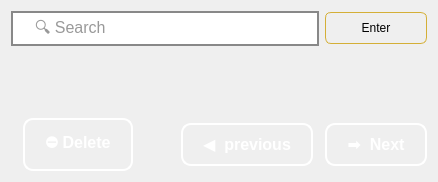
           <widget class="QWidget" name="_1show_images_page">
            <layout class="QGridLayout" name="gridLayout_4">
             <item row="10" column="14">
              <spacer name="verticalSpacer_26">
               <property name="orientation">
                <enum>Qt::Orientation::Vertical</enum>
               </property>
               <property name="sizeHint" stdset="0">
                <size>
                 <width>0</width>
                 <height>0</height>
                </size>
               </property>
              </spacer>
             </item>
             <item row="12" column="2">
              <widget class="QPushButton" name="Remove_image">
               <property name="font">
                <font>
                 <pointsize>-1</pointsize>
                 <bold>true</bold>
                </font>
               </property>
               <property name="styleSheet">
                <string notr="true">QPushButton {
    background: transparent;
    border: 2px solid #ffffff;  /* White border */
    color: #ffffff;  /* White text */
    font-size: 16px;
    font-weight: bold;
    border-radius: 10px;
    padding: 10px 20px;
}

QPushButton:hover {
    background-color: rgba(255, 215, 0, 0.1);  /* Light gold background on hover */
    border-color: #ffffff;  /* White border on hover */
    color: #f1c40f;  /* Bright gold text on hover */
}

QPushButton:pressed {
    background-color: rgba(255, 215, 0, 0.2);  /* Slightly darker gold on press */
    border-color: #ffffff;  /* White border on press */
    color: #f39c12;  /* Darker gold text on press */
}
</string>
               </property>
               <property name="text">
                <string>⛔ Delete</string>
               </property>
              </widget>
             </item>
             <item row="2" column="14">
              <spacer name="verticalSpacer_15">
               <property name="orientation">
                <enum>Qt::Orientation::Vertical</enum>
               </property>
               <property name="sizeHint" stdset="0">
                <size>
                 <width>0</width>
                 <height>0</height>
                </size>
               </property>
              </spacer>
             </item>
             <item row="12" column="8">
              <spacer name="horizontalSpacer_9">
               <property name="orientation">
                <enum>Qt::Orientation::Horizontal</enum>
               </property>
               <property name="sizeHint" stdset="0">
                <size>
                 <width>0</width>
                 <height>0</height>
                </size>
               </property>
              </spacer>
             </item>
             <item row="12" column="13">
              <widget class="QPushButton" name="next_image">
               <property name="font">
                <font>
                 <pointsize>-1</pointsize>
                 <bold>true</bold>
                </font>
               </property>
               <property name="styleSheet">
                <string notr="true">QPushButton {
    background: transparent;
    border: 2px solid #ffffff;  /* White border */
    color: #ffffff;  /* White text */
    font-size: 16px;
    font-weight: bold;
    border-radius: 10px;
    padding: 10px 20px;
}

QPushButton:hover {
    background-color: rgba(255, 215, 0, 0.1);  /* Light gold background on hover */
    border-color: #ffffff;  /* White border on hover */
    color: #f1c40f;  /* Bright gold text on hover */
}

QPushButton:pressed {
    background-color: rgba(255, 215, 0, 0.2);  /* Slightly darker gold on press */
    border-color: #ffffff;  /* White border on press */
    color: #f39c12;  /* Darker gold text on press */
}
</string>
               </property>
               <property name="text">
                <string>➡️  Next</string>
               </property>
              </widget>
             </item>
             <item row="7" column="14">
              <spacer name="verticalSpacer_21">
               <property name="orientation">
                <enum>Qt::Orientation::Vertical</enum>
               </property>
               <property name="sizeHint" stdset="0">
                <size>
                 <width>0</width>
                 <height>0</height>
                </size>
               </property>
              </spacer>
             </item>
             <item row="12" column="14">
              <spacer name="verticalSpacer_24">
               <property name="orientation">
                <enum>Qt::Orientation::Vertical</enum>
               </property>
               <property name="sizeHint" stdset="0">
                <size>
                 <width>0</width>
                 <height>0</height>
                </size>
               </property>
              </spacer>
             </item>
             <item row="12" column="5">
              <spacer name="horizontalSpacer_12">
               <property name="orientation">
                <enum>Qt::Orientation::Horizontal</enum>
               </property>
               <property name="sizeHint" stdset="0">
                <size>
                 <width>0</width>
                 <height>0</height>
                </size>
               </property>
              </spacer>
             </item>
             <item row="12" column="11">
              <widget class="QPushButton" name="prev_image">
               <property name="font">
                <font>
                 <pointsize>-1</pointsize>
                 <bold>true</bold>
                </font>
               </property>
               <property name="styleSheet">
                <string notr="true">QPushButton {
    background: transparent;
    border: 2px solid #ffffff;  /* White border */
    color: #ffffff;  /* White text */
    font-size: 16px;
    font-weight: bold;
    border-radius: 10px;
    padding: 10px 20px;
}

QPushButton:hover {
    background-color: rgba(255, 215, 0, 0.1);  /* Light gold background on hover */
    border-color: #ffffff;  /* White border on hover */
    color: #f1c40f;  /* Bright gold text on hover */
}

QPushButton:pressed {
    background-color: rgba(255, 215, 0, 0.2);  /* Slightly darker gold on press */
    border-color: #ffffff;  /* White border on press */
    color: #f39c12;  /* Darker gold text on press */
}
</string>
               </property>
               <property name="text">
                <string>◀️  previous</string>
               </property>
              </widget>
             </item>
             <item row="6" column="14">
              <spacer name="verticalSpacer_20">
               <property name="orientation">
                <enum>Qt::Orientation::Vertical</enum>
               </property>
               <property name="sizeHint" stdset="0">
                <size>
                 <width>0</width>
                 <height>0</height>
                </size>
               </property>
              </spacer>
             </item>
             <item row="5" column="14">
              <spacer name="verticalSpacer_19">
               <property name="orientation">
                <enum>Qt::Orientation::Vertical</enum>
               </property>
               <property name="sizeHint" stdset="0">
                <size>
                 <width>0</width>
                 <height>0</height>
                </size>
               </property>
              </spacer>
             </item>
             <item row="11" column="14">
              <spacer name="verticalSpacer_25">
               <property name="orientation">
                <enum>Qt::Orientation::Vertical</enum>
               </property>
               <property name="sizeHint" stdset="0">
                <size>
                 <width>0</width>
                 <height>0</height>
                </size>
               </property>
              </spacer>
             </item>
             <item row="12" column="6">
              <spacer name="horizontalSpacer_11">
               <property name="orientation">
                <enum>Qt::Orientation::Horizontal</enum>
               </property>
               <property name="sizeHint" stdset="0">
                <size>
                 <width>0</width>
                 <height>0</height>
                </size>
               </property>
              </spacer>
             </item>
             <item row="9" column="14">
              <spacer name="verticalSpacer_23">
               <property name="orientation">
                <enum>Qt::Orientation::Vertical</enum>
               </property>
               <property name="sizeHint" stdset="0">
                <size>
                 <width>0</width>
                 <height>0</height>
                </size>
               </property>
              </spacer>
             </item>
             <item row="8" column="14">
              <spacer name="verticalSpacer_22">
               <property name="orientation">
                <enum>Qt::Orientation::Vertical</enum>
               </property>
               <property name="sizeHint" stdset="0">
                <size>
                 <width>0</width>
                 <height>0</height>
                </size>
               </property>
              </spacer>
             </item>
             <item row="0" column="14">
              <spacer name="verticalSpacer_16">
               <property name="orientation">
                <enum>Qt::Orientation::Vertical</enum>
               </property>
               <property name="sizeHint" stdset="0">
                <size>
                 <width>0</width>
                 <height>0</height>
                </size>
               </property>
              </spacer>
             </item>
             <item row="12" column="3" colspan="2">
              <spacer name="horizontalSpacer_13">
               <property name="orientation">
                <enum>Qt::Orientation::Horizontal</enum>
               </property>
               <property name="sizeHint" stdset="0">
                <size>
                 <width>0</width>
                 <height>0</height>
                </size>
               </property>
              </spacer>
             </item>
             <item row="3" column="14">
              <spacer name="verticalSpacer_17">
               <property name="orientation">
                <enum>Qt::Orientation::Vertical</enum>
               </property>
               <property name="sizeHint" stdset="0">
                <size>
                 <width>0</width>
                 <height>0</height>
                </size>
               </property>
              </spacer>
             </item>
             <item row="12" column="10">
              <spacer name="horizontalSpacer_8">
               <property name="orientation">
                <enum>Qt::Orientation::Horizontal</enum>
               </property>
               <property name="sizeHint" stdset="0">
                <size>
                 <width>0</width>
                 <height>0</height>
                </size>
               </property>
              </spacer>
             </item>
             <item row="4" column="14">
              <spacer name="verticalSpacer_18">
               <property name="orientation">
                <enum>Qt::Orientation::Vertical</enum>
               </property>
               <property name="sizeHint" stdset="0">
                <size>
                 <width>0</width>
                 <height>0</height>
                </size>
               </property>
              </spacer>
             </item>
             <item row="0" column="13">
              <widget class="QPushButton" name="pushButton">
               <property name="styleSheet">
                <string notr="true">/* === QPushButton Base Style === */
QPushButton {
    background-color: palette(button);
    color: palette(button-text);
    font: bold 12pt &quot;Segoe UI&quot;;
    border: 1px solid #D4AF37;
    border-radius: 6px;
    padding: 8px 16px;
    icon-size: 16px 16px;  /* This is symbolic, not absolute px */
}

/* === Hover Effect === */
QPushButton:hover {
    background-color: #f5d76e;
    color: #000000;
    border: 1px solid #ffcc00;
}

/* === Pressed Effect === */
QPushButton:pressed {
    background-color: #cfa93d;
    color: white;
}

/* === Disabled Button === */
QPushButton:disabled {
    background-color: #444444;
    color: #AAAAAA;
    border-color: #666666;
}
</string>
               </property>
               <property name="text">
                <string>Enter</string>
               </property>
              </widget>
             </item>
             <item row="1" column="2" rowspan="11" colspan="12">
              <widget class="QLabel" name="image_viewer">
               <property name="text">
                <string/>
               </property>
               <property name="alignment">
                <set>Qt::AlignmentFlag::AlignCenter</set>
               </property>
              </widget>
             </item>
             <item row="0" column="0" colspan="13">
              <widget class="QLineEdit" name="lineEdit_13">
               <property name="font">
                <font>
                 <pointsize>-1</pointsize>
                </font>
               </property>
               <property name="styleSheet">
                <string notr="true">QLineEdit {
    border: 2px solid #888;
    border-radius: 20px;
    padding: 5px 30px 5px 20px;
    font-size: 16px;
    color: #333;
    background-color: #fff;
}

QLineEdit:focus {
    border: 2px solid #305C91;
    background-color: #fafafa;
}

QLineEdit::placeholder {
    color: #aaa;
    font-style: italic;
}
</string>
               </property>
               <property name="placeholderText">
                <string>🔍 Search</string>
               </property>
              </widget>
             </item>
            </layout>
           </widget>
